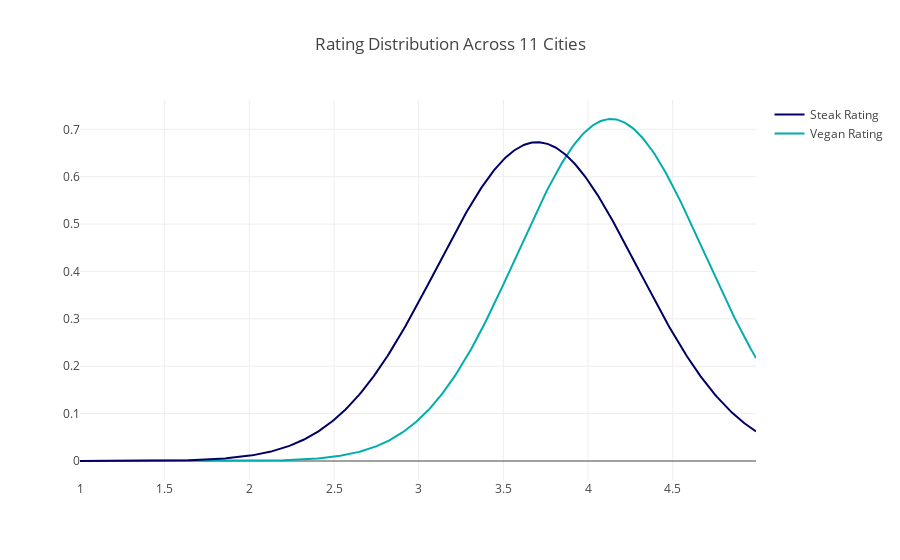

Notebook code cell kept with this figure:
### Code cell
tot3 = df[df['category']=='vegan']['rating']  
tot4 = df[df['category']=='steak']['rating']  

# Group data together
hist_data = [tot3, tot4]

group_labels = ['Vegan Rating', 'Steak Rating']

colors = ['rgb(0, 172, 173)', 'rgb(0, 00, 100)']
# Create distplot with custom bin_size
tot_fig2 = ff.create_distplot(hist_data, group_labels, bin_size=.2, colors=colors,show_hist=False, curve_type='normal', show_rug=False)

tot_fig2['layout'].update(title='Rating Distribution Across 11 Cities')
# Plot!
plotly.offline.iplot(tot_fig2, filename='Distplot with Multiple Datasets')

### Figure 1 — Plotly figure (JSON) as saved in the notebook; plotly's stock layout.template omitted (floating-point values rounded to 4 significant figures; data arrays with more than 128 entries replaced by an {"elided": "..."} marker saying what was removed)
{"data": [{"legendgroup": "Vegan Rating", "marker": {"color": "rgb(0, 172, 173)"}, "mode": "lines", "name": "Vegan Rating", "showlegend": true, "type": "scatter", "uid": "5413395a-3189-11e9-8fc3-8c859007c3ad", "x": {"elided": "500 float values"}, "xaxis": "x", "y": {"elided": "500 float values"}, "yaxis": "y"}, {"legendgroup": "Steak Rating", "marker": {"color": "rgb(0, 00, 100)"}, "mode": "lines", "name": "Steak Rating", "showlegend": true, "type": "scatter", "uid": "54133bb4-3189-11e9-9ed4-8c859007c3ad", "x": {"elided": "500 float values"}, "xaxis": "x", "y": {"elided": "500 float values"}, "yaxis": "y"}], "layout": {"barmode": "overlay", "hovermode": "closest", "legend": {"traceorder": "reversed"}, "title": "Rating Distribution Across 11 Cities", "xaxis": {"anchor": "y2", "domain": [0, 1], "zeroline": false}, "yaxis": {"anchor": "free", "domain": [0, 1], "position": 0}}}
